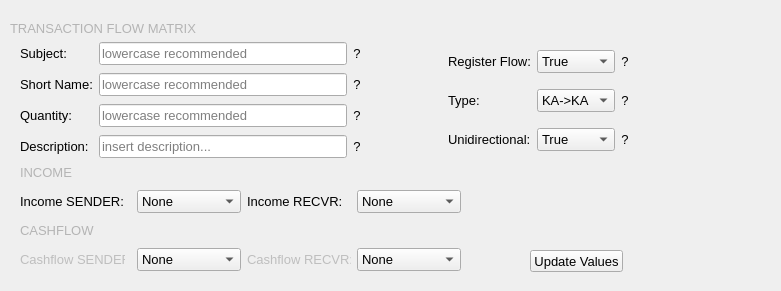
    <widget class="QWidget" name="widget_7" native="true">
     <property name="geometry">
      <rect>
       <x>-10</x>
       <y>300</y>
       <width>781</width>
       <height>291</height>
      </rect>
     </property>
     <widget class="QWidget" name="widget_6" native="true">
      <property name="geometry">
       <rect>
        <x>650</x>
        <y>180</y>
        <width>111</width>
        <height>91</height>
       </rect>
      </property>
      <layout class="QGridLayout" name="gridLayout_5"/>
     </widget>
     <widget class="QWidget" name="widget_5" native="true">
      <property name="geometry">
       <rect>
        <x>390</x>
        <y>40</y>
        <width>239</width>
        <height>121</height>
       </rect>
      </property>
      <layout class="QGridLayout" name="gridLayout_4">
       <item row="2" column="2">
        <widget class="QComboBox" name="registerFlowBox">
         <property name="toolTip">
          <string>Register in the top part of the transaction matrix?</string>
         </property>
         <property name="styleSheet">
          <string notr="true">font-size: 10pt;</string>
         </property>
         <item>
          <property name="text">
           <string>True</string>
          </property>
         </item>
         <item>
          <property name="text">
           <string>False</string>
          </property>
         </item>
        </widget>
       </item>
       <item row="3" column="3">
        <widget class="QPushButton" name="arrangeButton_8">
         <property name="enabled">
          <bool>true</bool>
         </property>
         <property name="toolTip">
          <string>&lt;html&gt;&lt;head/&gt;&lt;body&gt;&lt;p&gt;&lt;span style=&quot; font-size:8pt;&quot;&gt;Account From -&amp;gt; To&lt;/span&gt;&lt;/p&gt;&lt;p&gt;&lt;span style=&quot; font-size:8pt;&quot;&gt;KA = Capital Account&lt;/span&gt;&lt;/p&gt;&lt;p&gt;&lt;span style=&quot; font-size:8pt;&quot;&gt;CA = Current Account&lt;/span&gt;&lt;/p&gt;&lt;/body&gt;&lt;/html&gt;</string>
         </property>
         <property name="styleSheet">
          <string notr="true">font-size:10pt;
border-radius: 10px;</string>
         </property>
         <property name="text">
          <string>?</string>
         </property>
        </widget>
       </item>
       <item row="4" column="1">
        <widget class="QLabel" name="label_16">
         <property name="styleSheet">
          <string notr="true">font-size:10pt;</string>
         </property>
         <property name="text">
          <string>Unidirectional:</string>
         </property>
        </widget>
       </item>
       <item row="4" column="2">
        <widget class="QComboBox" name="comboUnidir">
         <property name="styleSheet">
          <string notr="true">font-size: 10pt;</string>
         </property>
         <item>
          <property name="text">
           <string>True</string>
          </property>
         </item>
         <item>
          <property name="text">
           <string>False</string>
          </property>
         </item>
        </widget>
       </item>
       <item row="4" column="3">
        <widget class="QPushButton" name="arrangeButton_9">
         <property name="enabled">
          <bool>true</bool>
         </property>
         <property name="toolTip">
          <string>&lt;html&gt;&lt;head/&gt;&lt;body&gt;&lt;p&gt;Restrict values to zero or greater&lt;/p&gt;&lt;/body&gt;&lt;/html&gt;</string>
         </property>
         <property name="styleSheet">
          <string notr="true">font-size:10pt;
border-radius: 10px;</string>
         </property>
         <property name="text">
          <string>?</string>
         </property>
        </widget>
       </item>
       <item row="3" column="1">
        <widget class="QLabel" name="label_7">
         <property name="styleSheet">
          <string notr="true">font-size:10pt;</string>
         </property>
         <property name="text">
          <string>Type:</string>
         </property>
        </widget>
       </item>
       <item row="2" column="3">
        <widget class="QPushButton" name="arrangeButton_7">
         <property name="enabled">
          <bool>true</bool>
         </property>
         <property name="toolTip">
          <string>&lt;html&gt;&lt;head/&gt;&lt;body&gt;&lt;p&gt;&lt;span style=&quot; font-size:8pt;&quot;&gt;Register the flow in the upper half of the transaction flow matrix?&lt;/span&gt;&lt;/p&gt;&lt;/body&gt;&lt;/html&gt;</string>
         </property>
         <property name="styleSheet">
          <string notr="true">font-size:10pt;
border-radius: 10px;</string>
         </property>
         <property name="text">
          <string>?</string>
         </property>
        </widget>
       </item>
       <item row="2" column="1">
        <widget class="QLabel" name="label_6">
         <property name="styleSheet">
          <string notr="true">font-size:10pt;</string>
         </property>
         <property name="text">
          <string>Register Flow:</string>
         </property>
        </widget>
       </item>
       <item row="3" column="2">
        <widget class="QComboBox" name="editType">
         <property name="styleSheet">
          <string notr="true">font-size: 10pt;</string>
         </property>
         <item>
          <property name="text">
           <string>KA-&gt;KA</string>
          </property>
         </item>
         <item>
          <property name="text">
           <string>CA-&gt;KA</string>
          </property>
         </item>
         <item>
          <property name="text">
           <string>CA-&gt;CA</string>
          </property>
         </item>
         <item>
          <property name="text">
           <string>KA-&gt;CA</string>
          </property>
         </item>
        </widget>
       </item>
       <item row="3" column="0">
        <spacer name="horizontalSpacer_3">
         <property name="orientation">
          <enum>Qt::Horizontal</enum>
         </property>
         <property name="sizeHint" stdset="0">
          <size>
           <width>40</width>
           <height>20</height>
          </size>
         </property>
        </spacer>
       </item>
      </layout>
     </widget>
     <widget class="QWidget" name="widget_2" native="true">
      <property name="geometry">
       <rect>
        <x>20</x>
        <y>40</y>
        <width>341</width>
        <height>121</height>
       </rect>
      </property>
      <layout class="QGridLayout" name="gridLayout">
       <item row="1" column="5">
        <widget class="QPushButton" name="arrangeButton_3">
         <property name="enabled">
          <bool>true</bool>
         </property>
         <property name="toolTip">
          <string>This will label the row in the transaction flow matrix. It labels a flow (if register flow = True)</string>
         </property>
         <property name="styleSheet">
          <string notr="true">font-size:10pt;
border-radius: 10px;</string>
         </property>
         <property name="text">
          <string>?</string>
         </property>
        </widget>
       </item>
       <item row="1" column="0">
        <widget class="QLabel" name="label_9">
         <property name="toolTip">
          <string>&lt;html&gt;&lt;head/&gt;&lt;body&gt;&lt;p&gt;This is the row label in the transaction flow matrix&lt;/p&gt;&lt;/body&gt;&lt;/html&gt;</string>
         </property>
         <property name="styleSheet">
          <string notr="true">font-size:10pt;</string>
         </property>
         <property name="text">
          <string>Subject:</string>
         </property>
        </widget>
       </item>
       <item row="2" column="0">
        <widget class="QLabel" name="label_15">
         <property name="toolTip">
          <string>&lt;html&gt;&lt;head/&gt;&lt;body&gt;&lt;p&gt;This determines the python function name later&lt;/p&gt;&lt;/body&gt;&lt;/html&gt;</string>
         </property>
         <property name="styleSheet">
          <string notr="true">font-size:10pt;</string>
         </property>
         <property name="text">
          <string>Short Name:</string>
         </property>
        </widget>
       </item>
       <item row="2" column="1">
        <widget class="QLineEdit" name="editShortname">
         <property name="styleSheet">
          <string notr="true">font-size: 10pt;</string>
         </property>
         <property name="placeholderText">
          <string>lowercase recommended</string>
         </property>
        </widget>
       </item>
       <item row="1" column="1">
        <widget class="QLineEdit" name="editSubject">
         <property name="styleSheet">
          <string notr="true">font-size: 10pt;</string>
         </property>
         <property name="placeholderText">
          <string>lowercase recommended</string>
         </property>
        </widget>
       </item>
       <item row="4" column="1">
        <widget class="QLineEdit" name="editQuantity">
         <property name="styleSheet">
          <string notr="true">font-size: 10pt;</string>
         </property>
         <property name="placeholderText">
          <string>lowercase recommended</string>
         </property>
        </widget>
       </item>
       <item row="2" column="5">
        <widget class="QPushButton" name="arrangeButton_4">
         <property name="enabled">
          <bool>true</bool>
         </property>
         <property name="toolTip">
          <string>This will be the name of the transaction in the Python script and the display name in the graph. It should be unique and lowercase.</string>
         </property>
         <property name="styleSheet">
          <string notr="true">font-size:10pt;
border-radius: 10px;</string>
         </property>
         <property name="text">
          <string>?</string>
         </property>
        </widget>
       </item>
       <item row="4" column="5">
        <widget class="QPushButton" name="arrangeButton_5">
         <property name="enabled">
          <bool>true</bool>
         </property>
         <property name="toolTip">
          <string>This is an analytical expression, i.e. the cell in the transaction flow matrix</string>
         </property>
         <property name="styleSheet">
          <string notr="true">font-size:10pt;
border-radius: 10px;</string>
         </property>
         <property name="text">
          <string>?</string>
         </property>
        </widget>
       </item>
       <item row="5" column="5">
        <widget class="QPushButton" name="arrangeButton_6">
         <property name="enabled">
          <bool>true</bool>
         </property>
         <property name="toolTip">
          <string>This is a description string for better documentation</string>
         </property>
         <property name="styleSheet">
          <string notr="true">font-size:10pt;
border-radius: 10px;</string>
         </property>
         <property name="text">
          <string>?</string>
         </property>
        </widget>
       </item>
       <item row="5" column="1">
        <widget class="QLineEdit" name="editDescription">
         <property name="styleSheet">
          <string notr="true">font-size: 10pt;</string>
         </property>
         <property name="placeholderText">
          <string>insert description...</string>
         </property>
        </widget>
       </item>
       <item row="4" column="0">
        <widget class="QLabel" name="label_8">
         <property name="toolTip">
          <string>&lt;html&gt;&lt;head/&gt;&lt;body&gt;&lt;p&gt;Put a mathematical expression like 'q' or 'I_f'&lt;/p&gt;&lt;/body&gt;&lt;/html&gt;</string>
         </property>
         <property name="styleSheet">
          <string notr="true">font-size:10pt;</string>
         </property>
         <property name="text">
          <string>Quantity:</string>
         </property>
        </widget>
       </item>
       <item row="5" column="0">
        <widget class="QLabel" name="label_14">
         <property name="toolTip">
          <string>&lt;html&gt;&lt;head/&gt;&lt;body&gt;&lt;p&gt;Insert a short but understandable description&lt;/p&gt;&lt;/body&gt;&lt;/html&gt;</string>
         </property>
         <property name="styleSheet">
          <string notr="true">font-size:10pt;</string>
         </property>
         <property name="text">
          <string>Description:</string>
         </property>
        </widget>
       </item>
      </layout>
     </widget>
     <widget class="QLabel" name="agent1Label_6">
      <property name="geometry">
       <rect>
        <x>10</x>
        <y>20</y>
        <width>321</width>
        <height>16</height>
       </rect>
      </property>
      <property name="font">
       <font>
        <pointsize>10</pointsize>
        <weight>1</weight>
        <bold>false</bold>
       </font>
      </property>
      <property name="styleSheet">
       <string notr="true">font-size:10pt;
color: rgb(180, 180, 180);</string>
      </property>
      <property name="text">
       <string>TRANSACTION FLOW MATRIX</string>
      </property>
     </widget>
     <widget class="QWidget" name="widget_4" native="true">
      <property name="geometry">
       <rect>
        <x>20</x>
        <y>160</y>
        <width>441</width>
        <height>111</height>
       </rect>
      </property>
      <layout class="QGridLayout" name="gridLayout_3">
       <item row="1" column="3">
        <widget class="QLabel" name="label_12">
         <property name="styleSheet">
          <string notr="true">font-size:10pt</string>
         </property>
         <property name="text">
          <string>Income RECVR:</string>
         </property>
        </widget>
       </item>
       <item row="0" column="0" colspan="2">
        <widget class="QLabel" name="agent1Label_4">
         <property name="font">
          <font>
           <pointsize>10</pointsize>
           <weight>1</weight>
           <bold>false</bold>
          </font>
         </property>
         <property name="styleSheet">
          <string notr="true">font-size:10pt;
color: rgb(180, 180, 180);</string>
         </property>
         <property name="text">
          <string>INCOME </string>
         </property>
        </widget>
       </item>
       <item row="4" column="3">
        <widget class="QLabel" name="label_13">
         <property name="enabled">
          <bool>false</bool>
         </property>
         <property name="styleSheet">
          <string notr="true">font-size:10pt</string>
         </property>
         <property name="text">
          <string>Cashflow RECVR:</string>
         </property>
        </widget>
       </item>
       <item row="4" column="0">
        <widget class="QLabel" name="label_11">
         <property name="enabled">
          <bool>false</bool>
         </property>
         <property name="styleSheet">
          <string notr="true">font-size:10pt;</string>
         </property>
         <property name="text">
          <string>Cashflow SENDER:</string>
         </property>
        </widget>
       </item>
       <item row="1" column="0">
        <widget class="QLabel" name="label_10">
         <property name="styleSheet">
          <string notr="true">font-size:10pt;</string>
         </property>
         <property name="text">
          <string>Income SENDER:</string>
         </property>
        </widget>
       </item>
       <item row="2" column="0" colspan="2">
        <widget class="QLabel" name="agent1Label_5">
         <property name="font">
          <font>
           <pointsize>10</pointsize>
           <weight>1</weight>
           <bold>false</bold>
          </font>
         </property>
         <property name="styleSheet">
          <string notr="true">font-size:10pt;
color: rgb(180, 180, 180);</string>
         </property>
         <property name="text">
          <string>CASHFLOW</string>
         </property>
        </widget>
       </item>
       <item row="1" column="5">
        <widget class="QComboBox" name="comboIncomeRight">
         <property name="toolTip">
          <string>&lt;html&gt;&lt;head/&gt;&lt;body&gt;&lt;p&gt;automatically registers income statement of the receiver agent&lt;/p&gt;&lt;/body&gt;&lt;/html&gt;</string>
         </property>
         <property name="styleSheet">
          <string notr="true">font-size: 10pt;</string>
         </property>
         <item>
          <property name="text">
           <string>None</string>
          </property>
         </item>
         <item>
          <property name="text">
           <string>Non-Op. Income</string>
          </property>
         </item>
         <item>
          <property name="text">
           <string>Expense</string>
          </property>
         </item>
         <item>
          <property name="text">
           <string>Tax</string>
          </property>
         </item>
         <item>
          <property name="text">
           <string>Interest</string>
          </property>
         </item>
         <item>
          <property name="text">
           <string>Nontax. Profit</string>
          </property>
         </item>
         <item>
          <property name="text">
           <string>Nontax. Loss</string>
          </property>
         </item>
         <item>
          <property name="text">
           <string>Revenue</string>
          </property>
         </item>
         <item>
          <property name="text">
           <string>Gain</string>
          </property>
         </item>
         <item>
          <property name="text">
           <string>Loss</string>
          </property>
         </item>
        </widget>
       </item>
       <item row="1" column="2">
        <widget class="QComboBox" name="comboIncomeLeft">
         <property name="toolTip">
          <string>&lt;html&gt;&lt;head/&gt;&lt;body&gt;&lt;p&gt;automatically registeres income statement of the sender agent&lt;/p&gt;&lt;/body&gt;&lt;/html&gt;</string>
         </property>
         <property name="styleSheet">
          <string notr="true">font-size: 10pt;</string>
         </property>
         <item>
          <property name="text">
           <string>None</string>
          </property>
         </item>
         <item>
          <property name="text">
           <string>Non-Op. Income</string>
          </property>
         </item>
         <item>
          <property name="text">
           <string>Revenue</string>
          </property>
         </item>
         <item>
          <property name="text">
           <string>Expense</string>
          </property>
         </item>
         <item>
          <property name="text">
           <string>Tax</string>
          </property>
         </item>
         <item>
          <property name="text">
           <string>Interest</string>
          </property>
         </item>
         <item>
          <property name="text">
           <string>Nontax.Profit</string>
          </property>
         </item>
         <item>
          <property name="text">
           <string>Nontax. Loss</string>
          </property>
         </item>
         <item>
          <property name="text">
           <string>Gain</string>
          </property>
         </item>
         <item>
          <property name="text">
           <string>Loss</string>
          </property>
         </item>
        </widget>
       </item>
       <item row="4" column="2">
        <widget class="QComboBox" name="comboCashLeft">
         <property name="enabled">
          <bool>true</bool>
         </property>
         <property name="styleSheet">
          <string notr="true">font-size: 10pt;</string>
         </property>
         <item>
          <property name="text">
           <string>None</string>
          </property>
         </item>
         <item>
          <property name="text">
           <string>Operating</string>
          </property>
         </item>
         <item>
          <property name="text">
           <string>Financing</string>
          </property>
         </item>
         <item>
          <property name="text">
           <string>Investing</string>
          </property>
         </item>
        </widget>
       </item>
       <item row="4" column="5">
        <widget class="QComboBox" name="comboCashRight">
         <property name="enabled">
          <bool>true</bool>
         </property>
         <property name="styleSheet">
          <string notr="true">font-size: 10pt;</string>
         </property>
         <item>
          <property name="text">
           <string>None</string>
          </property>
         </item>
         <item>
          <property name="text">
           <string>Operating</string>
          </property>
         </item>
         <item>
          <property name="text">
           <string>Financing</string>
          </property>
         </item>
         <item>
          <property name="text">
           <string>Investing</string>
          </property>
         </item>
        </widget>
       </item>
       <item row="1" column="1">
        <spacer name="horizontalSpacer">
         <property name="orientation">
          <enum>Qt::Horizontal</enum>
         </property>
         <property name="sizeHint" stdset="0">
          <size>
           <width>40</width>
           <height>20</height>
          </size>
         </property>
        </spacer>
       </item>
       <item row="1" column="4">
        <spacer name="horizontalSpacer_2">
         <property name="orientation">
          <enum>Qt::Horizontal</enum>
         </property>
         <property name="sizeHint" stdset="0">
          <size>
           <width>40</width>
           <height>20</height>
          </size>
         </property>
        </spacer>
       </item>
      </layout>
     </widget>
     <widget class="QPushButton" name="udpateButton">
      <property name="geometry">
       <rect>
        <x>530</x>
        <y>250</y>
        <width>93</width>
        <height>22</height>
       </rect>
      </property>
      <property name="styleSheet">
       <string notr="true">QPushButton{
border-color: rgb(255, 144, 146);
font-size:10pt;
}


QPushButton:pressed {
background-color: rgb(212, 212, 212);
border-color: rgb(255, 144, 146);
}
</string>
      </property>
      <property name="text">
       <string>Update Values</string>
      </property>
     </widget>
    </widget>
